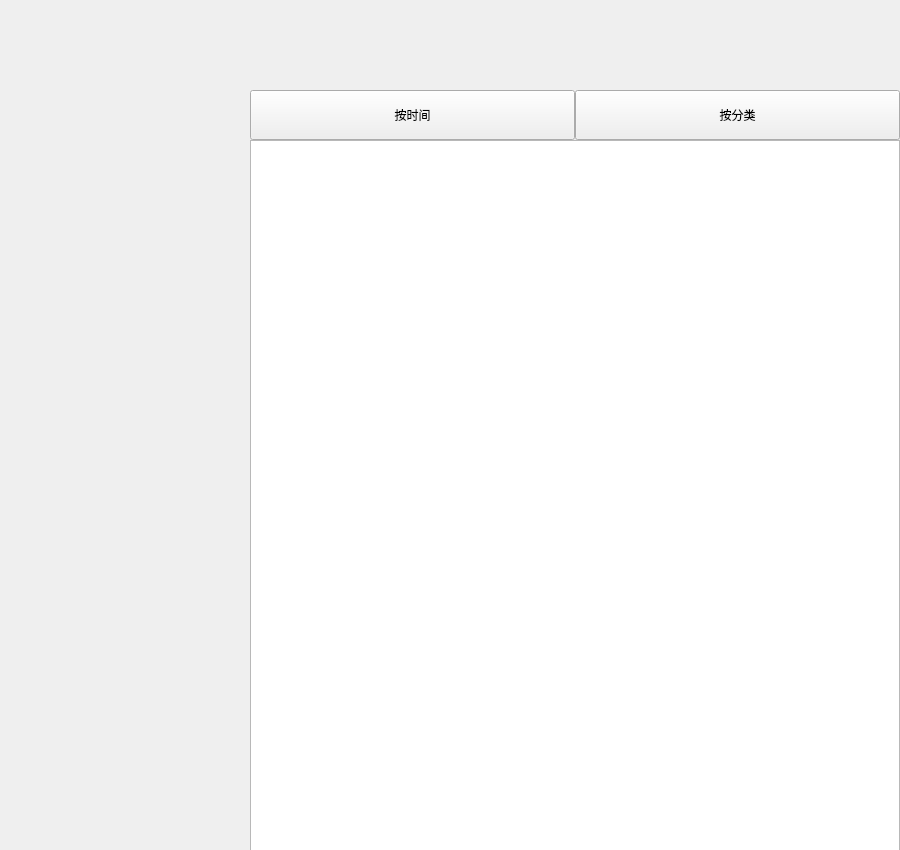
<?xml version="1.0" encoding="UTF-8"?>
<ui version="4.0">
 <class>Record</class>
 <widget class="QWidget" name="Record">
  <property name="geometry">
   <rect>
    <x>0</x>
    <y>0</y>
    <width>900</width>
    <height>850</height>
   </rect>
  </property>
  <property name="windowTitle">
   <string>Form</string>
  </property>
  <widget class="QListWidget" name="listRecords">
   <property name="geometry">
    <rect>
     <x>250</x>
     <y>140</y>
     <width>650</width>
     <height>711</height>
    </rect>
   </property>
  </widget>
  <widget class="QPushButton" name="sortTime">
   <property name="geometry">
    <rect>
     <x>250</x>
     <y>90</y>
     <width>325</width>
     <height>50</height>
    </rect>
   </property>
   <property name="text">
    <string>按时间</string>
   </property>
  </widget>
  <widget class="QPushButton" name="sortCategory">
   <property name="geometry">
    <rect>
     <x>575</x>
     <y>90</y>
     <width>325</width>
     <height>50</height>
    </rect>
   </property>
   <property name="text">
    <string>按分类</string>
   </property>
  </widget>
 </widget>
 <resources/>
 <connections/>
</ui>
